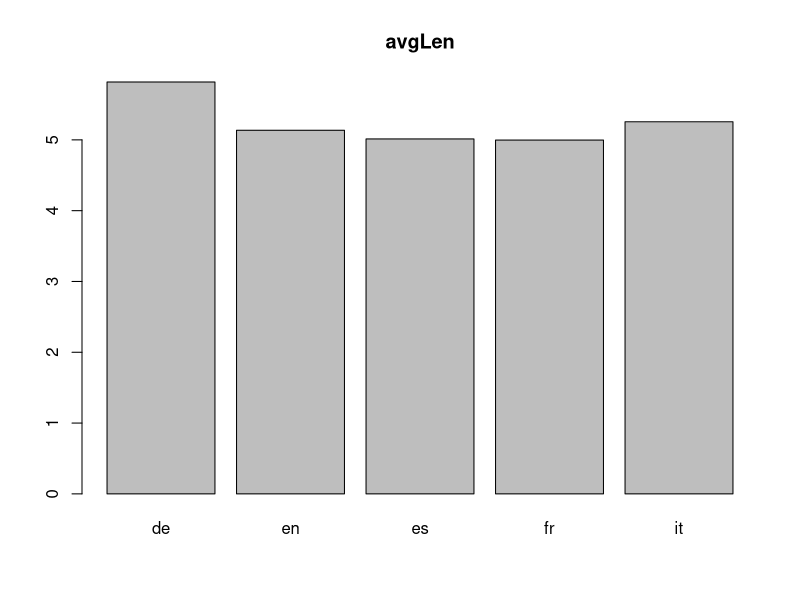
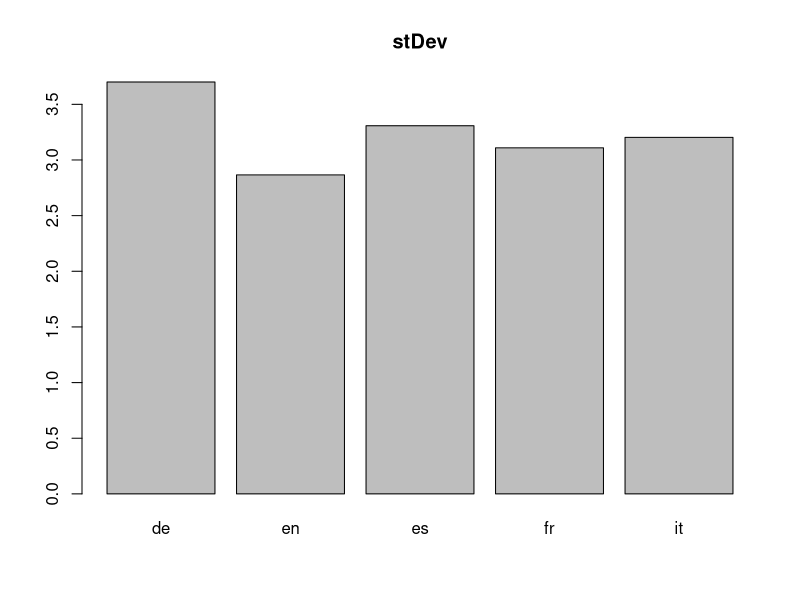
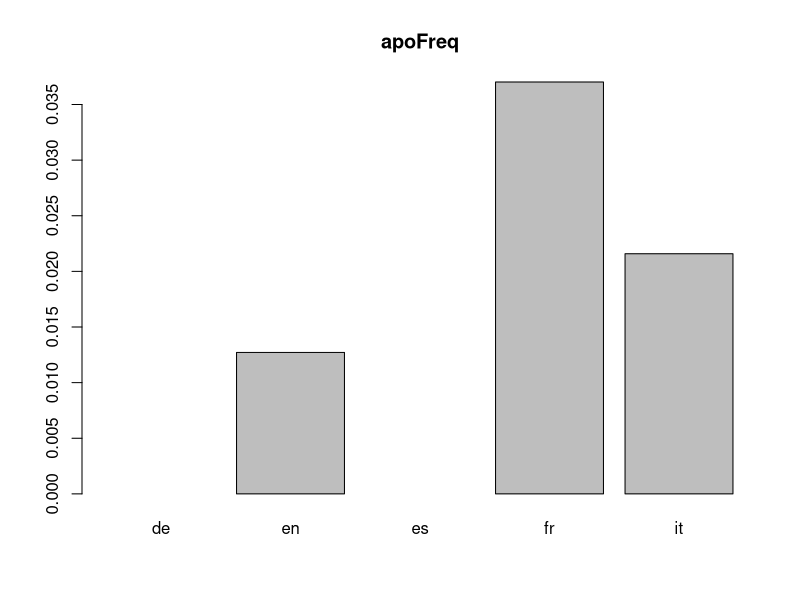

Source code (R) for these figures, in order:
data = read.csv("data.csv",stringsAsFactors=FALSE, sep=",")

labels = colnames(table(data$avgLen, data$label))
num_labels = length(labels)

values = c(1, 2, 4)
value_names = colnames(data)[values]

averages = matrix(nrow = 4, ncol = num_labels)

#calculates averages of each value per label
for (label in 1:num_labels) {
  label_data = data[data[,5] == labels[label],]
  for (val in values) {
    averages[val, label] = sum(label_data[,val]) / nrow(label_data)
  }
}
#beautifying the averages
averages = averages[-3,]
colnames(averages) = labels
rownames(averages) = value_names
print(averages)

#prints bar-plots for each value
for (row in 1:nrow(averages)) {
  barplot(averages[row,], main=value_names[row])
}

#tables showing how many times a character was the most common character in texts of a given language
for (label in 1:num_labels) {
  label_data = data[data[,5] == labels[label],]
  print(table(label_data[,3], label_data[,5]))
}